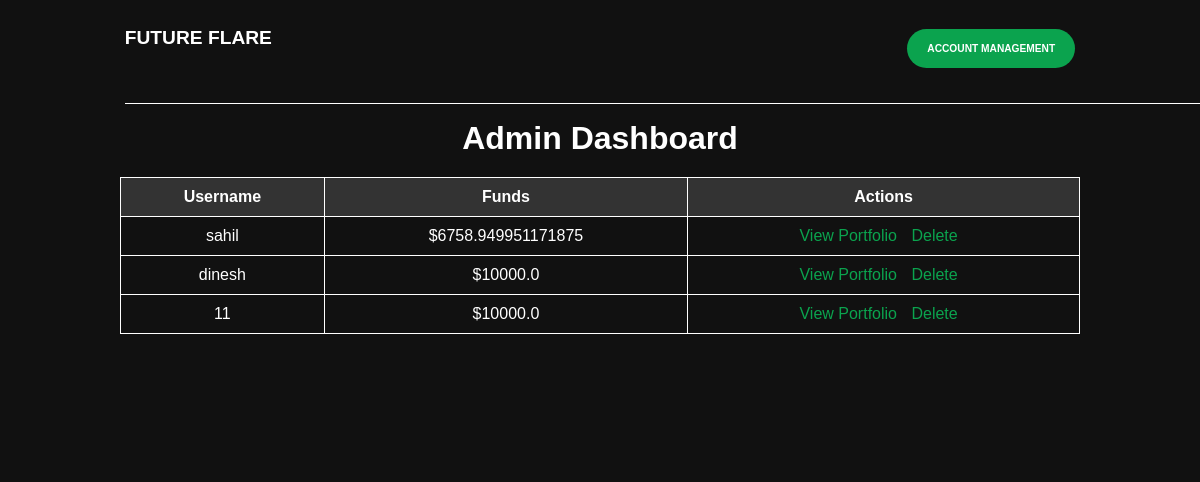
Before: /admin (signed in) with the older database file.
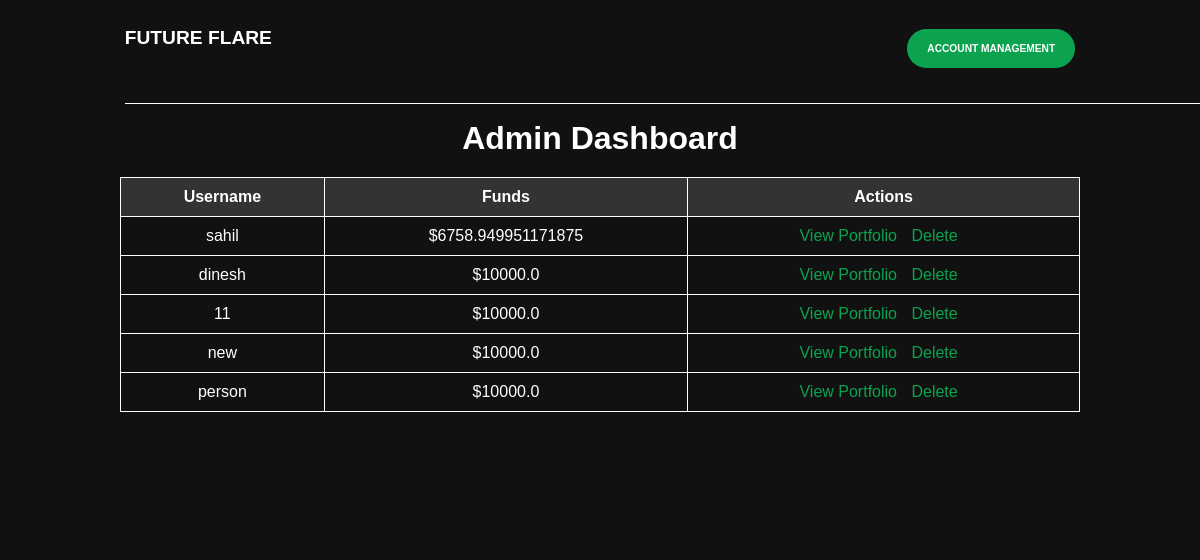
After: the same page with the newer database file.
### app.py (models this page shows)
class User(db.Model, UserMixin):
    id = db.Column(db.Integer, primary_key=True)
    username = db.Column(db.String(150), unique=True, nullable=False)
    password = db.Column(db.String(150), nullable=False)
    funds = db.Column(db.Float, nullable=False, default=10000)

### app.py (the view)
@app.route("/admin")
def admin():
    if not session.get("admin_logged_in"):
        return redirect(url_for("admin_login"))
    users = User.query.all()
    return render_template("admin.html", users=users)

### templates/admin.html (shortened to what this page needs)
<!DOCTYPE html>
<html lang="en">
<head>
</head>
<body>
    <nav>
        <div class="logo" id="logo">
            <h1>Future flare</h1>
        </div>
        <div class="nav-part2">
            <div class="dropdown">
                <button class="dropbtn">Account Management</button>
            </div>
        </div>
        <div id="nav-bottom"></div>
    </nav>
    <div class="container">
        <h1>Admin Dashboard</h1>
        <table border="1">
            <tr>
                <th>Username</th>
                <th>Funds</th>
                <th>Actions</th>
            </tr>
            {% for user in users %}
            <tr>
                <td>{{ user.username }}</td>
                <td>${{ user.funds }}</td>
                <td class="actions">
                    <a href="{{ url_for('admin_view_portfolio', user_id=user.id) }}">View Portfolio</a>
                    <a href="{{ url_for('delete_user', user_id=user.id) }}"
                        onclick="return confirm('Are you sure you want to delete this user?');"
                        class="delete-link">Delete</a>
                </td>
            </tr>
            {% endfor %}
        </table>
    </div>
</body>
</html>

Changed rows visible on the page:
added User: username "new", funds "10000.0"
added User: username "person", funds "10000.0"
